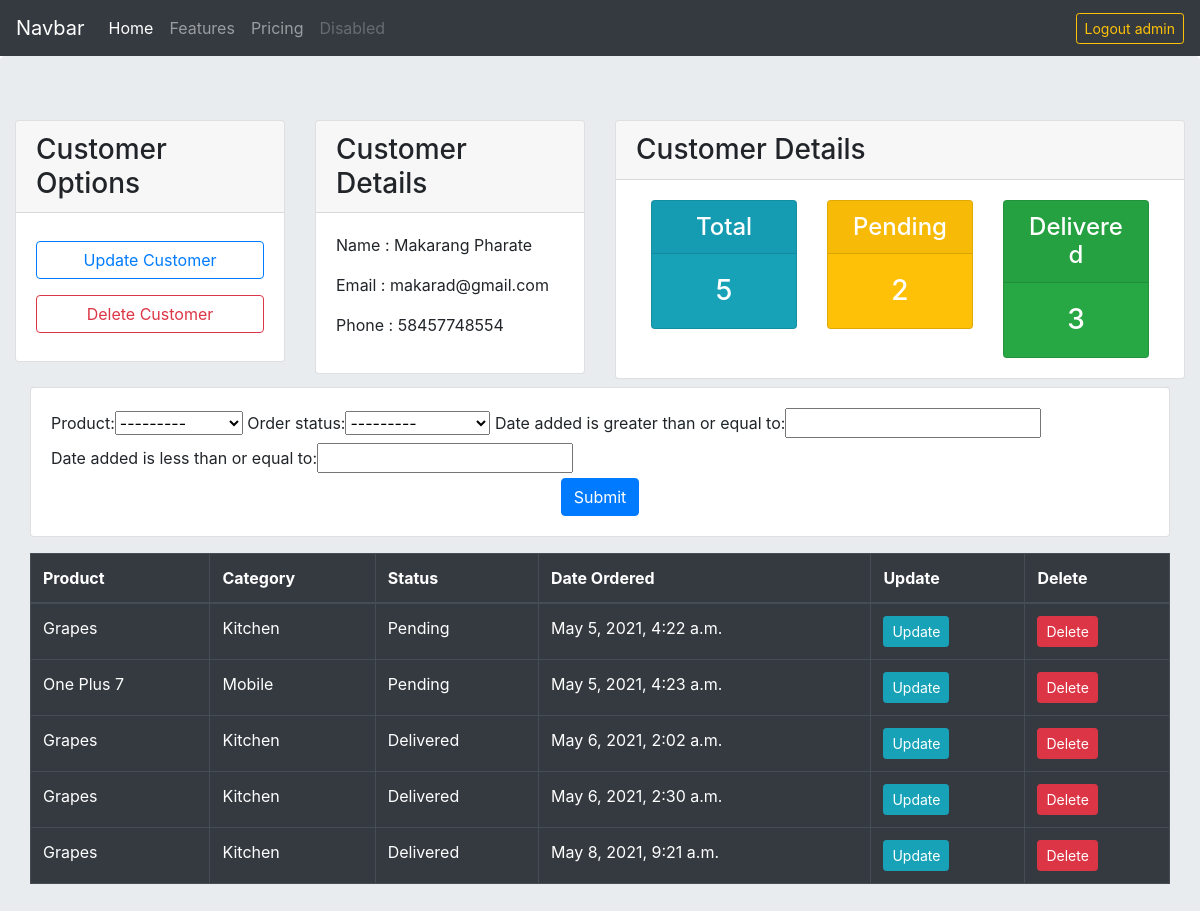
Page /customer/1 (signed in) on the committed database.
### accounts/models.py (models this page shows, shortened)
class Customer(models.Model):
    user = models.OneToOneField(User,null=True,on_delete=models.CASCADE)
    name = models.CharField(max_length=200)
    email = models.EmailField()
    phone = models.CharField(max_length=200)
    date_added = models.DateTimeField(auto_now_add=True)

class Order(models.Model):
    ORDER_STATUS = (
        ("Pending","Pending"),
        ('Out For Delivery','Out For Delivery'),
        ("Delivered","Delivered")
    )
    product = models.ForeignKey(Product,null=True,on_delete=models.SET_NULL)
    customer = models.ForeignKey(Customer,null=True,on_delete=models.SET_NULL)
    order_status = models.CharField(max_length=200,choices=ORDER_STATUS)
    date_added = models.DateTimeField(auto_now_add=True)

class Product(models.Model):
    name = models.CharField(max_length=200)
    description = models.CharField(max_length=200)
    price = models.FloatField()
    category = models.ForeignKey(Category, null=True ,on_delete=models.SET_NULL)
    tags = models.ManyToManyField(Tag)
    date_added = models.DateTimeField(auto_now_add=True)
    def __str__(self):
        return self.name

class Category(models.Model):
    name = models.CharField(max_length=200)
    def __str__(self):
        return self.name

### accounts/views.py (the view)
# urls.py: path('customer/<int:pk>',views.customer,name="customer"),
@login_required(login_url='login')
def customer(request,pk):
    customer = Customer.objects.get(id=pk)
    orders = customer.order_set.all()
    order_filter = OrderFilter(request.GET,queryset=orders)
    orders = order_filter.qs
    total = orders.all().count()
    pending = orders.filter(order_status="Pending").count()
    delivered = orders.filter(order_status="Delivered").count()
    context = {'customer':customer,'orders':orders, 'total':total,
               'pending':pending,'delivered':delivered,'filter':order_filter}
    return render(request,'accounts/customer.html',context)

### templates/accounts/customer.html (shortened to what this page needs)
{% extends "accounts/layout/main.html" %}
{% block content %}
    <div class="container-fluid">
      <div class="row">
        <div class="col-3">
          <div class="card">
            <div class="card-header">
              <h3 class="card-title mb-0">Customer Options</h3>
            </div>
            <div class="card-body">
              <a href="#"
              class="btn btn-outline-primary my-2 w-100">Update Customer</a>
              <a href="#"
              class="btn btn-outline-danger my-2 w-100">Delete Customer</a>
            </div>
          </div>
        </div>
        <div class="col-3">
          <div class="card">
            <div class="card-header">
              <h3 class="card-title mb-0">Customer Details</h3>
            </div>
            <div class="card-body">
              <p>Name : {{customer.name}}</p>
              <p>Email : {{customer.email}}</p>
              <p>Phone : {{customer.phone}}</p>
            </div>
          </div>
        </div>
        <div class="col-6">
            <div class="card">
              <div class="card-header">
                <h3 class="card-title mb-0">Customer Details</h3>
              </div>
              <div class="card-body">
                {% include "accounts/stats.html" %}
              </div>
            </div>
        </div>
      </div>
      <div class="container-fluid py-2">
        <div class="card">
          <div class="card-body">
            <form class=""  method="get">
                {{filter.form}}
                <div class="text-center">
                  <input type="submit" class="btn btn-primary">
                </div>
            </form>
          </div>
        </div>
      </div>
      <div class="container-fluid py-2">
          <table class="table table-dark table-bordered">
              <thead>
                <tr>
                  <th>Product</th>
                  <th>Category</th>
                  <th>Status</th>
                  <th>Date Ordered</th>
                  <th>Update</th>
                  <th>Delete</th>
                </tr>
              </thead>
              <tbody>
                {% for order in orders %}
                  <tr>
                    <td>{{order.product.name}}</td>
                    <td>{{order.product.category}}</td>
                    <td>{{order.order_status}}</td>
                    <td>{{order.date_added}}</td>
                    <td><a href="{% url 'update_order' order.id %}" class="btn btn-sm btn-info">Update</a></td>
                    <td><a href="#" class="btn btn-sm btn-danger">Delete</a></td>
                  </tr>
                {% endfor %}
              </tbody>
          </table>
      </div>
    </div>
{% endblock content %}

### templates/accounts/navbar.html (shortened to what this page needs)
<nav class="navbar navbar-expand-lg navbar-dark bg-dark">
  <a class="navbar-brand" href="#">Navbar</a>
  <div class="collapse navbar-collapse" id="navbarNavAltMarkup">
    <div class="navbar-nav w-100">
      <a class="nav-link active" href="#">Home <span class="sr-only">(current)</span></a>
      <a class="nav-link" href="#">Features</a>
      <a class="nav-link" href="#">Pricing</a>
      <a class="nav-link disabled" href="#" tabindex="-1" aria-disabled="true">Disabled</a>
      {% if request.user.username != "AnonymousUser" %}
      <div class="ml-auto d-flex align-items-center">
        <a href="{% url 'logout' %}"
           class="btn btn-sm btn-outline-warning">Logout {{request.user}}</a>
      </div>
      {% endif %}
      </div>
  </div>
</nav>

### rows in the picture
Customer: name "Makarang Pharate", email "makarad@gmail.com", phone "58457748554"
Order: product.name "Grapes", product.category "Kitchen", order_status "Pending", date_added "May 5, 2021, 4:22 a.m."
Order: product.name "One Plus 7", product.category "Mobile", order_status "Pending", date_added "May 5, 2021, 4:23 a.m."
Order: product.name "Grapes", product.category "Kitchen", order_status "Delivered", date_added "May 6, 2021, 2:02 a.m."
Order: product.name "Grapes", product.category "Kitchen", order_status "Delivered", date_added "May 6, 2021, 2:30 a.m."
Order: product.name "Grapes", product.category "Kitchen", order_status "Delivered", date_added "May 8, 2021, 9:21 a.m."

### other values in the picture
{{ request.user }} "admin"
{{ total }} "5"
{{ pending }} "2"
{{ delivered }} "3"
